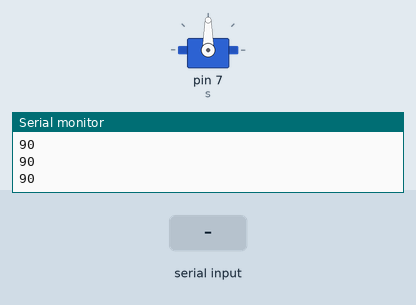
Recording of a sketch running on a simulated Arduino Uno, built with avr-gcc and run on an emulated ATmega328P. Shown: servo, the last lines printed to the serial monitor. The test bench sets the inputs (shaded band).

Above: at 1.2 s.
1.3 s: "a;" received over Serial
At 2.4 s:
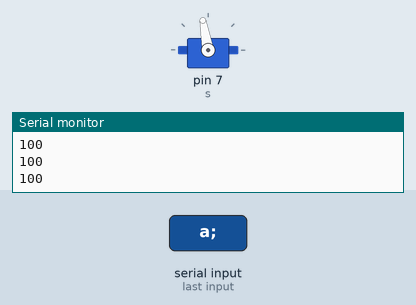
2.8 s: "b;" received over Serial
At 3.7 s:
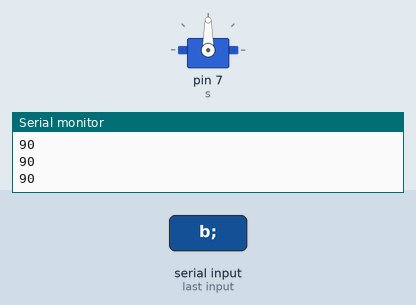
Timing chart, 0 to 5.8 s (numbered marks = the images above; inputs shaded):
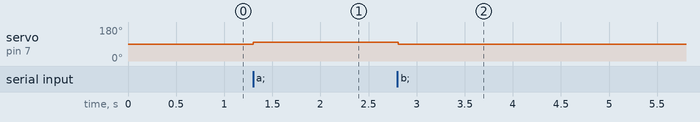

The sketch:

servo_test.ino
```cpp
#include <Servo.h>

Servo s;
int val = 90;

void setup() {
  // put your setup code here, to run once:
  Serial.begin(9600);
  Serial.setTimeout(10); // SerialでのString受信のタイムアウト設定（ms）

  // サーボピン初期化
  s.attach(7);
}

/*
 * はじめに90度の位置になり、aとbを押すと10度ずつ正転・逆転
 */
void loop() {
  // put your main code here, to run repeatedly:
  if (Serial.available() > 0) {
    String key = Serial.readStringUntil(';');
    key.trim();
    Serial.println(key);

    if (key == "a" && val < 170) {
      val += 10;
    } else if (key == "b" && val > 10) {
      val -= 10;
    }
  }

  Serial.println(val);
  s.write(val);

  delay(100);
}
```

Measured:
- after the input at 1.3 s, servo on pin 7 (s): 90° → 100° at once
- after the input at 2.8 s, servo on pin 7 (s): 100° → 90° at once
